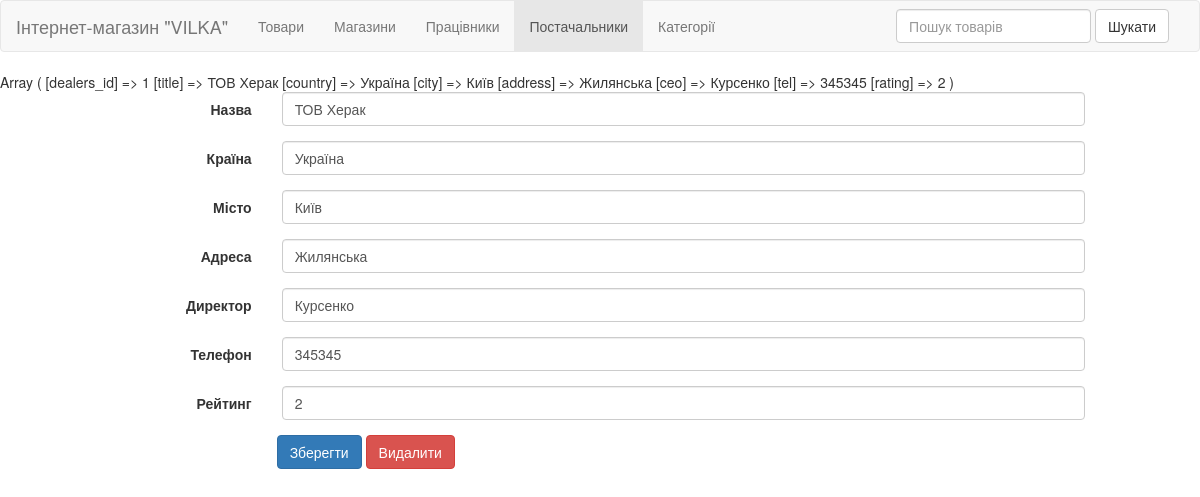
The page /c/dealers/edit/1 on the database its author committed.
### tables this page shows
CREATE TABLE `c_dealers` (
  `dealers_id` int(11) NOT NULL,
  `title` varchar(100) DEFAULT NULL,
  `country` varchar(100) DEFAULT NULL,
  `city` varchar(50) DEFAULT NULL,
  `address` varchar(100) DEFAULT NULL,
  `ceo` varchar(50) DEFAULT NULL,
  `tel` varchar(15) DEFAULT NULL,
  `rating` float DEFAULT NULL
);

### c/classes/View.php (called while the page is built, shortened)
<?php
class View{
	function generateView($view, $data = array()){
		include(ROOT . 'inc/' . $view . '.php');
	}
}

### c/index.php (called while the page is built, shortened)
<?php
include(ROOT . 'header.php');
Router::start();
include(ROOT . 'footer.php');

### c/classes/Db/Db.php (called while the page is built, shortened)
<?php
class Db extends Production{
	public $link;
	function __construct(){
		$this->link = new mysqli($this->dbHost, $this->userName, $this->UserPass, $this->dbName);
		$this->link->set_charset('utf8mb4');
	}
	public function select($table, $rows = null, $column = null, $val = null){
		$rows != null ? $rows = implode(', ', $rows) : $rows = '*';
		$where = $column . ' = ?';
		$query = "SELECT $rows FROM $table";
		if($column != null) $query .= ' WHERE ' . $where;
		$stmt = $this->link->prepare($query);
		if($column != null){
			$type = substr(gettype($val), 0, 1);
			$stmt->bind_param($type, $val);
		}
		$stmt->execute();
		$result = $this->fetchAssoc($stmt);
		return $result;
	}
	private function fetchAssoc($stmt){
		$meta = $stmt->result_metadata();
		while($field = $meta->fetch_field()){
			$fields[] = &$row[$field->name];
		}
		call_user_func_array(array($stmt, 'bind_result'), $fields);
		while($stmt->fetch()){
			foreach($row as $key => $value){
				$result_row[$key] = $value;
			}
			$result[] = $result_row;
		}
		return $result;
	}
}

### c/classes/Model.php (called while the page is built, shortened)
<?php
require_once (CLASS_DIR . 'Db/Db.php');
class Model{
	public $db;
	function __construct(){
		$this->db = new Db();
	}
	public function getDataById($table, $id){
		$column = substr($table, 2) . '_id';
		return $this->db->select($table, null, $column, $id);
	}
}

### c/classes/Controller.php (called while the page is built, shortened)
<?php
require_once CLASS_DIR . 'View.php';
require_once CLASS_DIR . 'Model.php';
class Controller{
	function __construct(){
		$this->model = new Model();
	}
}

### c/inc/edit_dealers.php (the view, shortened to what this page needs)
<main>
	<form action="/c/dealers/edit" method="POST" class="form-horizontal col-md-10 col-md-offset-1">
		<div class="form-group">
			<label for="title" class="col-sm-2 control-label">Назва</label>
		    <div class="col-sm-10">
		      <input type="text" class="form-control" name="title" placeholder="Назва" value="<?=$data['title']?>">
		    </div>
		</div>
		<div class="form-group">
			<label for="country" class="col-sm-2 control-label">Країна</label>
		    <div class="col-sm-10">
		      <input type="text" class="form-control" name="country" placeholder="Країна" value="<?=$data['country']?>">
		    </div>
		</div>
		<div class="form-group">
			<label for="city" class="col-sm-2 control-label">Місто</label>
		    <div class="col-sm-10">
		      <input type="text" class="form-control" name="city" placeholder="Місто" value="<?=$data['city']?>">
		    </div>
		</div>
		<div class="form-group">
			<label for="address" class="col-sm-2 control-label">Адреса</label>
		    <div class="col-sm-10">
		      <input type="text" class="form-control" name="address" placeholder="Адреса" value="<?=$data['address']?>">
		    </div>
		</div>
		<div class="form-group">
			<label for="ceo" class="col-sm-2 control-label">Директор</label>
		    <div class="col-sm-10">
		      <input type="text" class="form-control" name="ceo" placeholder="Директор" value="<?=$data['ceo']?>">
		    </div>
		</div>
		<div class="form-group">
			<label for="tel" class="col-sm-2 control-label">Телефон</label>
		    <div class="col-sm-10">
		      <input type="text" class="form-control" name="tel" placeholder="Телефон" value="<?=$data['tel']?>">
		    </div>
		</div>
		<div class="form-group">
			<label for="rating" class="col-sm-2 control-label">Рейтинг</label>
		    <div class="col-sm-10">
		      <input type="text" class="form-control" name="rating" placeholder="Рейтинг" value="<?=$data['rating']?>">
		    </div>
		</div>
		<input type="submit" name="edit" value="Зберегти" class="btn btn-primary col-md-offset-2">
		<input type="submit" name="delete" value="Видалити" class="btn btn-danger">
	</form>
</main>

### rows shown on the page
c_dealers: title "ТОВ Херак", country "Україна", city "Київ", address "Жилянська", ceo "Курсенко", tel "345345", rating "2"
